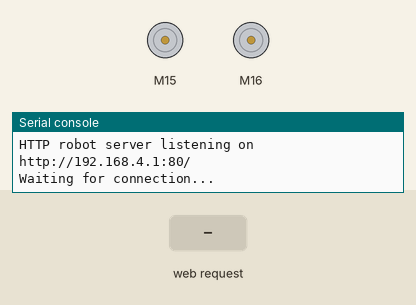
Simulated run of this program. Board: Raspberry Pi Pico running CircuitPython. On the bench: 2 × DC motor (green arrow = forward, orange = backward, longer = faster), the last lines printed to the serial console. The inputs (shaded band) are chosen by the test bench. The board's own WiFi access point starts at once.

Above: at 1.2 s.
1.3 s: HTTP request GET /forward received
At 1.6 s:
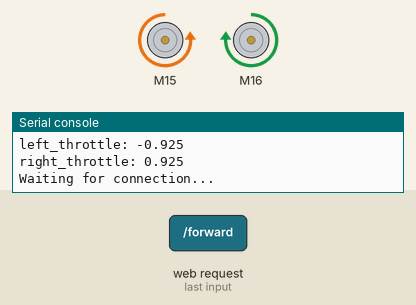
2.8 s: HTTP request GET /back received
At 3.9 s:
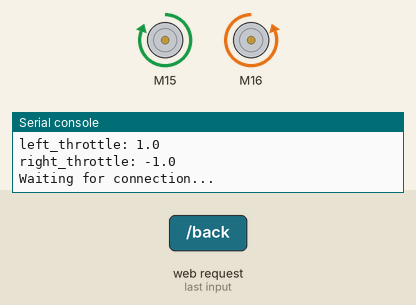
4.3 s: HTTP request GET /left received
At 5.1 s:
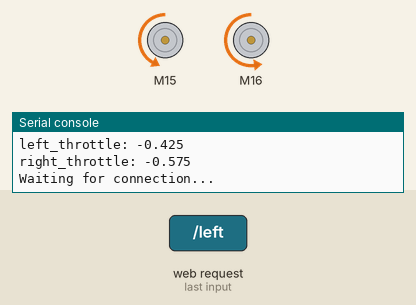
5.8 s: HTTP request GET /right received
At 6.2 s:
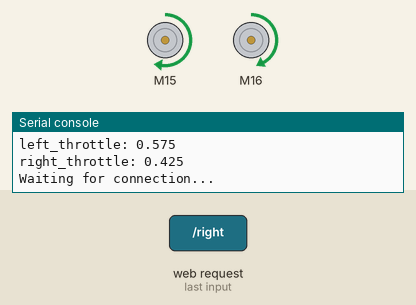
Timing chart, 0 to 8.3 s (numbered marks = the images above; inputs shaded):
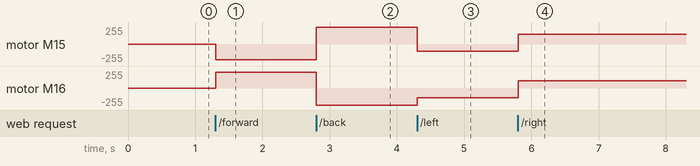

Measured:
- after the input at 1.3 s, motor M15: stopped → backward 235/255 at once; motor M16: stopped → forward 235/255 at once
- after the input at 2.8 s, motor M15: backward 235/255 → forward 255/255 at once; motor M16: forward 235/255 → backward 255/255 at once
- after the input at 4.3 s, motor M15: forward 255/255 → backward 108/255 at once; motor M16: backward 255/255 → backward 146/255 at once
- after the input at 5.8 s, motor M15: backward 108/255 → forward 146/255 at once; motor M16: backward 146/255 → forward 108/255 at once

The program:

RobotCarWifi.py
```python
# Jack T - Robot Car over HTTP AP
# Raspberry Pi Pico 2 W + CircuitPython
# Runs its own WiFi access point and HTTP command server

import board, time, pwmio
import wifi, socketpool
from adafruit_motor import servo

# =======================
# Servo setup
# =======================

# Setup servos on GP15 (left) and GP16 (right)
pwm_left = pwmio.PWMOut(board.GP15, frequency=50)
pwm_right = pwmio.PWMOut(board.GP16, frequency=50)
servo_left = servo.ContinuousServo(pwm_left)
servo_right = servo.ContinuousServo(pwm_right)

# Trim adjustments so the car actually drives straight-ish
left_adjust = 0.075
right_adjust = 0.075  # tweak as needed

def move_servo(left_throttle, right_throttle):
    """Set left/right continuous servo throttles with clamping + direction flips."""
    right_reverse = -1.0   # invert as needed for your wiring
    left_reverse = 1.0

    # Left
    throttle = (left_throttle + left_adjust) * left_reverse
    throttle = max(min(throttle, 1.0), -1.0)
    print("left_throttle:", throttle)
    servo_left.throttle = throttle

    # Right
    throttle = (right_throttle + right_adjust) * right_reverse
    throttle = max(min(throttle, 1.0), -1.0)
    print("right_throttle:", throttle)
    servo_right.throttle = throttle


def stop():
    move_servo(0.0, 0.0)


# =======================
# WiFi AP setup
# =======================

AP_SSID = "JTRobotCar"
AP_PASSWORD = "JTPhysCompAswesomeness"  # must be at least 8 chars

print("Starting WiFi access point...")
wifi.radio.start_ap(AP_SSID, AP_PASSWORD)

# Wait for AP IP address to show up
while wifi.radio.ipv4_address_ap is None:
    print("Waiting for AP IP address...")
    time.sleep(0.5)

ap_ip = str(wifi.radio.ipv4_address_ap)
print("AP started!")
print("SSID:", AP_SSID)
print("Password:", AP_PASSWORD)
print("AP IP address:", ap_ip)

# =======================
# HTTP server setup
# =======================

pool = socketpool.SocketPool(wifi.radio)
server = pool.socket(pool.AF_INET, pool.SOCK_STREAM)
server.setsockopt(pool.SOL_SOCKET, pool.SO_REUSEADDR, 1)

HOST = "0.0.0.0"  # listen on all interfaces
PORT = 80

server.bind((HOST, PORT))
server.listen(1)
server.settimeout(None)  # blocking accept is fine here

print(f"HTTP robot server listening on http://{ap_ip}:{PORT}/")


def send_http_response(conn, status_code=200, body="OK"):
    """Minimal HTTP response helper."""
    reason = "OK" if status_code == 200 else "ERROR"
    response = (
        f"HTTP/1.1 {status_code} {reason}\r\n"
        "Content-Type: text/plain\r\n"
        "Connection: close\r\n"
        f"Content-Length: {len(body)}\r\n"
        "\r\n"
        f"{body}"
    )
    conn.send(response.encode("utf-8"))


def handle_path(path):
    """
    Interpret the HTTP path and perform the corresponding action.
    Returns a short string describing the result.
    """

    # Normalize by stripping query strings if present
    if "?" in path:
        path, _query = path.split("?", 1)

    print("Requested path:", path)

    # Root: show basic help
    if path == "/" or path == "":
        return (
            "Robot Car HTTP Control (AP mode)\n"
            "Commands:\n"
            "  /forward\n"
            "  /back\n"
            "  /left\n"
            "  /right\n"
            "  /stop\n"
            "  /sound/<name>\n"
        )

    # Movement commands
    if path == "/stop":
        stop()
        return "stop"

    elif path == "/forward":
        move_servo(-1.0, -1.0)
        return "forward"

    elif path == "/back":
        move_servo(1.0, 1.0)
        return "back"

    elif path == "/left":
        move_servo(-0.5, 0.5)
        return "left"

    elif path == "/right":
        move_servo(0.5, -0.5)
        return "right"

    # Sounds: /sound/<something>
    elif path.startswith("/sound/"):
        sound_name = path[len("/sound/"):]
        # TODO: hook this into your audio code if you want
        print("Sound requested:", sound_name)
        # play_mp3(sound_name)  # if you re-add your MP3 code
        return f"sound:{sound_name}"

    # Unknown path
    return f"Unknown path: {path}"


# =======================
# Main loop
# =======================

while True:
    try:
        print("Waiting for connection...")
        conn, addr = server.accept()
        print("Client connected from", addr)

        request = conn.recv(1024)
        if not request:
            print("Empty request.")
            conn.close()
            continue

        try:
            request_str = request.decode("utf-8")
        except UnicodeError:
            print("Failed to decode request.")
            send_http_response(conn, 400, "Bad request encoding")
            conn.close()
            continue

        # First line: "GET /path HTTP/1.1"
        request_line = request_str.split("\r\n")[0]
        print("Request line:", request_line)

        parts = request_line.split(" ")
        if len(parts) < 2:
            send_http_response(conn, 400, "Malformed request")
            conn.close()
            continue

        method = parts[0]
        path = parts[1]

        if method != "GET":
            send_http_response(conn, 405, "Only GET supported")
            conn.close()
            continue

        # Handle the path
        result_text = handle_path(path)
        send_http_response(conn, 200, result_text)

        conn.close()

    except OSError as e:
        # Occasional WiFi/socket weirdness
        print("Socket error:", e)
        try:
            conn.close()
        except Exception:
            pass
        time.sleep(0.1)
    except Exception as e:
        print("General error:", e)
        try:
            conn.close()
        except Exception:
            pass
        time.sleep(0.1)
        # note: shutdown sometimes takes up to 15 seconds.
```
